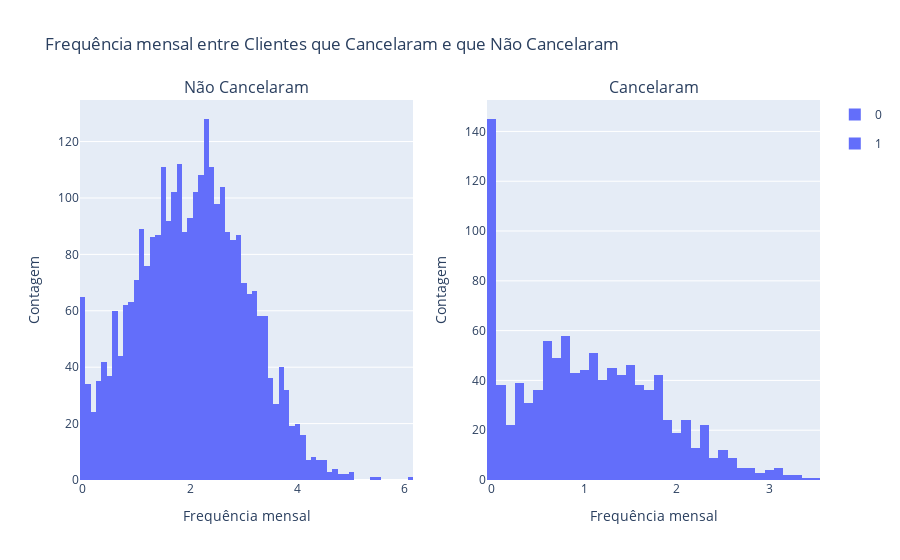

Source (notebook cell):
### Code cell
#Comparando a frequencia médica mensal entre os dois grupos
fig_plan = make_subplots(rows=1, cols=2, subplot_titles=('Não Cancelaram', 'Cancelaram'))

fig_plan_0 = px.histogram(fb_churn0, x='avg_class_frequency_current_month', color='churn', barmode='group', title='Frequência mensal de clientes que Não Cancelaram')
fig_plan_1 = px.histogram(fb_churn1, x='avg_class_frequency_current_month', color='churn', barmode='group', title='Frequência mensal de clientes que Cancelaram')

#juntando os gráficos
for trace in fig_plan_0.data: 
    fig_plan.add_trace(trace, row=1, col=1)

for trace in fig_plan_1.data:
    fig_plan.add_trace(trace, row=1, col=2)

fig_plan.update_layout(title_text='Frequência mensal entre Clientes que Cancelaram e que Não Cancelaram', showlegend=True)
fig_plan.update_xaxes(title_text='Frequência mensal', row=1, col=1)
fig_plan.update_xaxes(title_text='Frequência mensal', row=1, col=2)
fig_plan.update_yaxes(title_text='Contagem', row=1, col=1)
fig_plan.update_yaxes(title_text='Contagem', row=1, col=2)
fig_plan.show()

### Figure 1 — Plotly figure (JSON) as saved in the notebook; plotly's stock layout.template omitted (floating-point values rounded to 4 significant figures; data arrays with more than 128 entries replaced by an {"elided": "..."} marker saying what was removed)
{"data": [{"alignmentgroup": "True", "bingroup": "x", "hovertemplate": "churn=0<br>avg_class_frequency_current_month=%{x}<br>count=%{y}<extra></extra>", "legendgroup": "0", "marker": {"color": "#636efa", "pattern": {"shape": ""}}, "name": "0", "offsetgroup": "0", "orientation": "v", "showlegend": true, "type": "histogram", "x": {"elided": "2939 float values"}, "xaxis": "x", "yaxis": "y"}, {"alignmentgroup": "True", "bingroup": "x", "hovertemplate": "churn=1<br>avg_class_frequency_current_month=%{x}<br>count=%{y}<extra></extra>", "legendgroup": "1", "marker": {"color": "#636efa", "pattern": {"shape": ""}}, "name": "1", "offsetgroup": "1", "orientation": "v", "showlegend": true, "type": "histogram", "x": {"elided": "1061 float values"}, "xaxis": "x2", "yaxis": "y2"}], "layout": {"annotations": [{"font": {"size": 16}, "showarrow": false, "text": "Não Cancelaram", "x": 0.225, "xanchor": "center", "xref": "paper", "y": 1, "yanchor": "bottom", "yref": "paper"}, {"font": {"size": 16}, "showarrow": false, "text": "Cancelaram", "x": 0.775, "xanchor": "center", "xref": "paper", "y": 1, "yanchor": "bottom", "yref": "paper"}], "showlegend": true, "title": {"text": "Frequência mensal entre Clientes que Cancelaram e que Não Cancelaram"}, "xaxis": {"anchor": "y", "domain": [0, 0.45], "title": {"text": "Frequência mensal"}}, "xaxis2": {"anchor": "y2", "domain": [0.55, 1], "title": {"text": "Frequência mensal"}}, "yaxis": {"anchor": "x", "domain": [0, 1], "title": {"text": "Contagem"}}, "yaxis2": {"anchor": "x2", "domain": [0, 1], "title": {"text": "Contagem"}}}}
